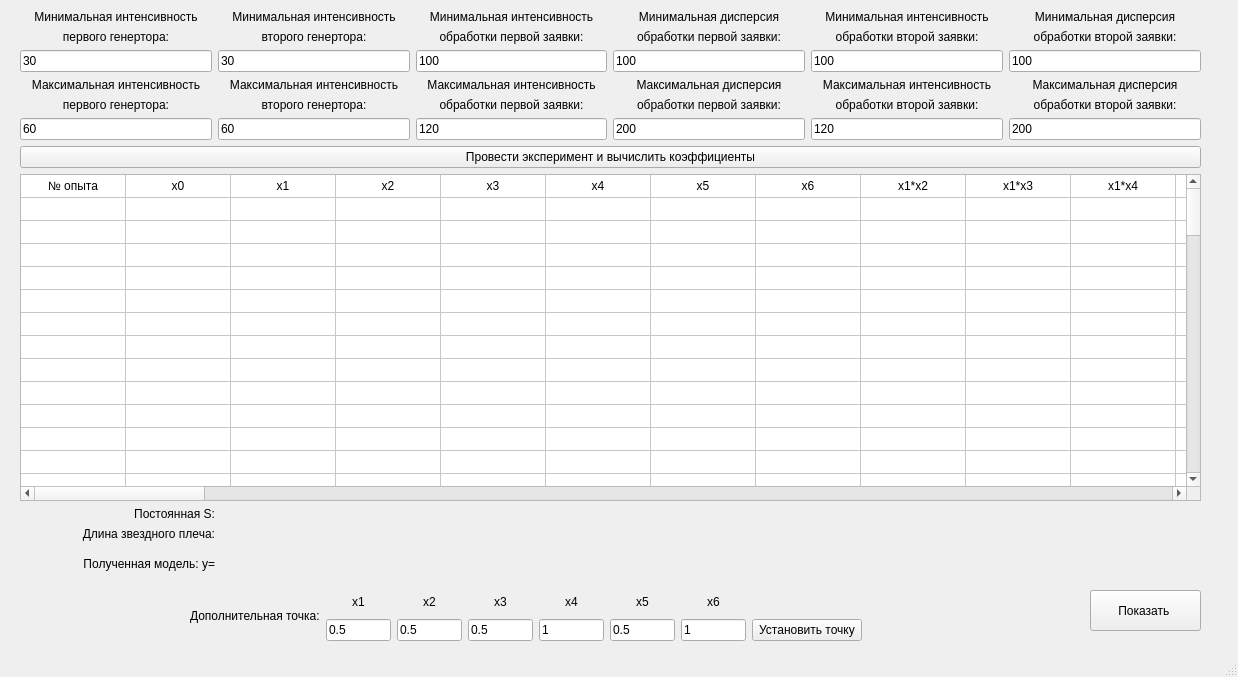
<?xml version="1.0" encoding="UTF-8"?>
<ui version="4.0">
 <class>MainWindow</class>
 <widget class="QMainWindow" name="MainWindow">
  <property name="geometry">
   <rect>
    <x>0</x>
    <y>0</y>
    <width>1238</width>
    <height>677</height>
   </rect>
  </property>
  <property name="windowTitle">
   <string>Ортогональный центрально-композиционный план</string>
  </property>
  <widget class="QWidget" name="centralwidget">
   <widget class="QWidget" name="layoutWidget">
    <property name="geometry">
     <rect>
      <x>20</x>
      <y>10</y>
      <width>1181</width>
      <height>572</height>
     </rect>
    </property>
    <layout class="QGridLayout" name="gridLayout_3">
     <item row="3" column="0">
      <layout class="QGridLayout" name="gridLayout">
       <item row="1" column="1">
        <widget class="QLabel" name="label_length">
         <property name="minimumSize">
          <size>
           <width>0</width>
           <height>0</height>
          </size>
         </property>
         <property name="text">
          <string/>
         </property>
        </widget>
       </item>
       <item row="0" column="0">
        <widget class="QLabel" name="label_37">
         <property name="text">
          <string>Постоянная S:</string>
         </property>
         <property name="alignment">
          <set>Qt::AlignRight|Qt::AlignTrailing|Qt::AlignVCenter</set>
         </property>
        </widget>
       </item>
       <item row="2" column="0">
        <widget class="QLabel" name="label_4">
         <property name="maximumSize">
          <size>
           <width>16777215</width>
           <height>20</height>
          </size>
         </property>
         <property name="text">
          <string>Полученная модель: y=</string>
         </property>
         <property name="alignment">
          <set>Qt::AlignRight|Qt::AlignTrailing|Qt::AlignVCenter</set>
         </property>
        </widget>
       </item>
       <item row="1" column="0">
        <widget class="QLabel" name="label_2">
         <property name="maximumSize">
          <size>
           <width>195</width>
           <height>20</height>
          </size>
         </property>
         <property name="text">
          <string>Длина звездного плеча:</string>
         </property>
         <property name="alignment">
          <set>Qt::AlignRight|Qt::AlignTrailing|Qt::AlignVCenter</set>
         </property>
        </widget>
       </item>
       <item row="0" column="1">
        <widget class="QLabel" name="label_a">
         <property name="text">
          <string/>
         </property>
        </widget>
       </item>
       <item row="2" column="1">
        <layout class="QHBoxLayout" name="horizontalLayout_3">
         <item>
          <widget class="QLabel" name="label_y">
           <property name="minimumSize">
            <size>
             <width>0</width>
             <height>35</height>
            </size>
           </property>
           <property name="text">
            <string/>
           </property>
          </widget>
         </item>
        </layout>
       </item>
      </layout>
     </item>
     <item row="2" column="0">
      <widget class="QTableWidget" name="table_plan">
       <property name="rowCount">
        <number>79</number>
       </property>
       <property name="columnCount">
        <number>74</number>
       </property>
       <attribute name="horizontalHeaderVisible">
        <bool>false</bool>
       </attribute>
       <attribute name="horizontalHeaderDefaultSectionSize">
        <number>105</number>
       </attribute>
       <attribute name="verticalHeaderVisible">
        <bool>false</bool>
       </attribute>
       <attribute name="verticalHeaderDefaultSectionSize">
        <number>23</number>
       </attribute>
       <row/>
       <row/>
       <row/>
       <row/>
       <row/>
       <row/>
       <row/>
       <row/>
       <row/>
       <row/>
       <row/>
       <row/>
       <row/>
       <row/>
       <row/>
       <row/>
       <row/>
       <row/>
       <row/>
       <row/>
       <row/>
       <row/>
       <row/>
       <row/>
       <row/>
       <row/>
       <row/>
       <row/>
       <row/>
       <row/>
       <row/>
       <row/>
       <row/>
       <row/>
       <row/>
       <row/>
       <row/>
       <row/>
       <row/>
       <row/>
       <row/>
       <row/>
       <row/>
       <row/>
       <row/>
       <row/>
       <row/>
       <row/>
       <row/>
       <row/>
       <row/>
       <row/>
       <row/>
       <row/>
       <row/>
       <row/>
       <row/>
       <row/>
       <row/>
       <row/>
       <row/>
       <row/>
       <row/>
       <row/>
       <row/>
       <row/>
       <row/>
       <row/>
       <row/>
       <row/>
       <row/>
       <row/>
       <row/>
       <row/>
       <row/>
       <row/>
       <row/>
       <row/>
       <row/>
       <column/>
       <column/>
       <column/>
       <column/>
       <column/>
       <column/>
       <column/>
       <column/>
       <column/>
       <column/>
       <column/>
       <column/>
       <column/>
       <column/>
       <column/>
       <column/>
       <column/>
       <column/>
       <column/>
       <column/>
       <column/>
       <column/>
       <column/>
       <column/>
       <column/>
       <column/>
       <column/>
       <column/>
       <column/>
       <column/>
       <column/>
       <column/>
       <column/>
       <column/>
       <column/>
       <column/>
       <column/>
       <column/>
       <column/>
       <column/>
       <column/>
       <column/>
       <column/>
       <column/>
       <column/>
       <column/>
       <column/>
       <column/>
       <column/>
       <column/>
       <column/>
       <column/>
       <column/>
       <column/>
       <column/>
       <column/>
       <column/>
       <column/>
       <column/>
       <column/>
       <column/>
       <column/>
       <column/>
       <column/>
       <column/>
       <column/>
       <column/>
       <column/>
       <column/>
       <column/>
       <column/>
       <column/>
       <column/>
       <column/>
       <item row="0" column="0">
        <property name="text">
         <string>№ опыта</string>
        </property>
        <property name="textAlignment">
         <set>AlignCenter</set>
        </property>
       </item>
       <item row="0" column="1">
        <property name="text">
         <string>x0</string>
        </property>
        <property name="textAlignment">
         <set>AlignCenter</set>
        </property>
       </item>
       <item row="0" column="2">
        <property name="text">
         <string>x1</string>
        </property>
        <property name="textAlignment">
         <set>AlignCenter</set>
        </property>
       </item>
       <item row="0" column="3">
        <property name="text">
         <string>x2</string>
        </property>
        <property name="textAlignment">
         <set>AlignCenter</set>
        </property>
       </item>
       <item row="0" column="4">
        <property name="text">
         <string>x3</string>
        </property>
        <property name="textAlignment">
         <set>AlignCenter</set>
        </property>
       </item>
       <item row="0" column="5">
        <property name="text">
         <string>x4</string>
        </property>
        <property name="textAlignment">
         <set>AlignCenter</set>
        </property>
       </item>
       <item row="0" column="6">
        <property name="text">
         <string>x5</string>
        </property>
        <property name="textAlignment">
         <set>AlignCenter</set>
        </property>
       </item>
       <item row="0" column="7">
        <property name="text">
         <string>x6</string>
        </property>
        <property name="textAlignment">
         <set>AlignCenter</set>
        </property>
       </item>
       <item row="0" column="8">
        <property name="text">
         <string>x1*x2</string>
        </property>
        <property name="textAlignment">
         <set>AlignCenter</set>
        </property>
       </item>
       <item row="0" column="9">
        <property name="text">
         <string>x1*x3</string>
        </property>
        <property name="textAlignment">
         <set>AlignCenter</set>
        </property>
       </item>
       <item row="0" column="10">
        <property name="text">
         <string>x1*x4</string>
        </property>
        <property name="textAlignment">
         <set>AlignCenter</set>
        </property>
       </item>
       <item row="0" column="11">
        <property name="text">
         <string>x1*x5</string>
        </property>
        <property name="textAlignment">
         <set>AlignCenter</set>
        </property>
       </item>
       <item row="0" column="12">
        <property name="text">
         <string>x1*x6</string>
        </property>
        <property name="textAlignment">
         <set>AlignCenter</set>
        </property>
       </item>
       <item row="0" column="13">
        <property name="text">
         <string>x2*x3</string>
        </property>
        <property name="textAlignment">
         <set>AlignCenter</set>
        </property>
       </item>
       <item row="0" column="14">
        <property name="text">
         <string>x2*x4</string>
        </property>
       </item>
       <item row="0" column="15">
        <property name="text">
         <string>x2*x5</string>
        </property>
       </item>
       <item row="0" column="16">
        <property name="text">
         <string>x2*x6</string>
        </property>
       </item>
       <item row="0" column="17">
        <property name="text">
         <string>x3*x4</string>
        </property>
       </item>
       <item row="0" column="18">
        <property name="text">
         <string>x3*x5</string>
        </property>
       </item>
       <item row="0" column="19">
        <property name="text">
         <string>x3*x6</string>
        </property>
       </item>
       <item row="0" column="20">
        <property name="text">
         <string>x4*x5</string>
        </property>
       </item>
       <item row="0" column="21">
        <property name="text">
         <string>x4*x6</string>
        </property>
       </item>
       <item row="0" column="22">
        <property name="text">
         <string>x5*x6</string>
        </property>
       </item>
       <item row="0" column="23">
        <property name="text">
         <string>x1*x2*x3</string>
        </property>
       </item>
       <item row="0" column="24">
        <property name="text">
         <string>x1*x2*x4</string>
        </property>
       </item>
       <item row="0" column="25">
        <property name="text">
         <string>x1*x2*x5</string>
        </property>
       </item>
       <item row="0" column="26">
        <property name="text">
         <string>x1*x2*x6</string>
        </property>
       </item>
       <item row="0" column="27">
        <property name="text">
         <string>x1*x3*x4</string>
        </property>
       </item>
       <item row="0" column="28">
        <property name="text">
         <string>x1*x3*x5</string>
        </property>
       </item>
       <item row="0" column="29">
        <property name="text">
         <string>x1*x3*x6</string>
        </property>
       </item>
       <item row="0" column="30">
        <property name="text">
         <string>x1*x4*x5</string>
        </property>
       </item>
       <item row="0" column="31">
        <property name="text">
         <string>x1*x4*x6</string>
        </property>
       </item>
       <item row="0" column="32">
        <property name="text">
         <string>x1*x5*x6</string>
        </property>
       </item>
       <item row="0" column="33">
        <property name="text">
         <string>x2*x3*x4</string>
        </property>
       </item>
       <item row="0" column="34">
        <property name="text">
         <string>x2*x3*x5</string>
        </property>
       </item>
       <item row="0" column="35">
        <property name="text">
         <string>x2*x3*x6</string>
        </property>
       </item>
       <item row="0" column="36">
        <property name="text">
         <string>x2*x4*x5</string>
        </property>
       </item>
       <item row="0" column="37">
        <property name="text">
         <string>x2*x4*x6</string>
        </property>
       </item>
       <item row="0" column="38">
        <property name="text">
         <string>x2*x5*x6</string>
        </property>
       </item>
       <item row="0" column="39">
        <property name="text">
         <string>x3*x4*x5</string>
        </property>
       </item>
       <item row="0" column="40">
        <property name="text">
         <string>x3*x4*x6</string>
        </property>
       </item>
       <item row="0" column="41">
        <property name="text">
         <string>x3*x5*x6</string>
        </property>
       </item>
       <item row="0" column="42">
        <property name="text">
         <string>x4*x5*x6</string>
        </property>
       </item>
       <item row="0" column="43">
        <property name="text">
         <string>x1*x2*x3*x4</string>
        </property>
       </item>
       <item row="0" column="44">
        <property name="text">
         <string>x1*x2*x3*x5</string>
        </property>
       </item>
       <item row="0" column="45">
        <property name="text">
         <string>x1*x2*x3*x6</string>
        </property>
       </item>
       <item row="0" column="46">
        <property name="text">
         <string>x1*x2*x4*x5</string>
        </property>
       </item>
       <item row="0" column="47">
        <property name="text">
         <string>x1*x2*x4*x6</string>
        </property>
       </item>
       <item row="0" column="48">
        <property name="text">
         <string>x1*x2*x5*x6</string>
        </property>
       </item>
       <item row="0" column="49">
        <property name="text">
         <string>x1*x3*x4*x5</string>
        </property>
       </item>
       <item row="0" column="50">
        <property name="text">
         <string>x1*x3*x4*x6</string>
        </property>
       </item>
       <item row="0" column="51">
        <property name="text">
         <string>x1*x3*x5*x6</string>
        </property>
       </item>
       <item row="0" column="52">
        <property name="text">
         <string>x1*x4*x5*x6</string>
        </property>
       </item>
       <item row="0" column="53">
        <property name="text">
         <string>x2*x3*x4*x5</string>
        </property>
       </item>
       <item row="0" column="54">
        <property name="text">
         <string>x2*x3*x4*x6</string>
        </property>
       </item>
       <item row="0" column="55">
        <property name="text">
         <string>x2*x3*x5*x6</string>
        </property>
       </item>
       <item row="0" column="56">
        <property name="text">
         <string>x2*x4*x5*x6</string>
        </property>
       </item>
       <item row="0" column="57">
        <property name="text">
         <string>x3*x4*x5*x6</string>
        </property>
       </item>
       <item row="0" column="58">
        <property name="text">
         <string>x1*x2*x3*x4*x5</string>
        </property>
       </item>
       <item row="0" column="59">
        <property name="text">
         <string>x1*x2*x3*x4*x6</string>
        </property>
       </item>
       <item row="0" column="60">
        <property name="text">
         <string>x1*x2*x3*x5*x6</string>
        </property>
       </item>
       <item row="0" column="61">
        <property name="text">
         <string>x1*x2*x4*x5*x6</string>
        </property>
       </item>
       <item row="0" column="62">
        <property name="text">
         <string>x1*x3*x4*x5*x6</string>
        </property>
       </item>
       <item row="0" column="63">
        <property name="text">
         <string>x2*x3*x4*x5*x6</string>
        </property>
       </item>
       <item row="0" column="64">
        <property name="text">
         <string>x1*x2*x3*x4*x5*x6</string>
        </property>
       </item>
       <item row="0" column="65">
        <property name="text">
         <string>x1^2 - a</string>
        </property>
       </item>
       <item row="0" column="66">
        <property name="text">
         <string>x2^2 - a</string>
        </property>
       </item>
       <item row="0" column="67">
        <property name="text">
         <string>x3^2 - a</string>
        </property>
       </item>
       <item row="0" column="68">
        <property name="text">
         <string>x4^2 - a</string>
        </property>
       </item>
       <item row="0" column="69">
        <property name="text">
         <string>x5^2 - a</string>
        </property>
       </item>
       <item row="0" column="70">
        <property name="text">
         <string>x6^2 - a</string>
        </property>
       </item>
       <item row="0" column="71">
        <property name="text">
         <string>Y</string>
        </property>
       </item>
       <item row="0" column="72">
        <property name="text">
         <string>Yр</string>
        </property>
       </item>
       <item row="0" column="73">
        <property name="text">
         <string>|Y-Yр|</string>
        </property>
       </item>
       <item row="1" column="0">
        <property name="text">
         <string/>
        </property>
        <property name="textAlignment">
         <set>AlignCenter</set>
        </property>
       </item>
       <item row="2" column="0">
        <property name="text">
         <string/>
        </property>
       </item>
       <item row="3" column="0">
        <property name="text">
         <string/>
        </property>
       </item>
       <item row="4" column="0">
        <property name="text">
         <string/>
        </property>
       </item>
       <item row="5" column="0">
        <property name="text">
         <string/>
        </property>
       </item>
       <item row="6" column="0">
        <property name="text">
         <string/>
        </property>
       </item>
       <item row="7" column="0">
        <property name="text">
         <string/>
        </property>
       </item>
      </widget>
     </item>
     <item row="0" column="0">
      <layout class="QGridLayout" name="gridLayout_2">
       <item row="0" column="3">
        <layout class="QVBoxLayout" name="verticalLayout_3">
         <item>
          <widget class="QLabel" name="label_7">
           <property name="text">
            <string>Минимальная дисперсия</string>
           </property>
           <property name="alignment">
            <set>Qt::AlignCenter</set>
           </property>
          </widget>
         </item>
         <item>
          <widget class="QLabel" name="label_8">
           <property name="text">
            <string>обработки первой заявки:</string>
           </property>
           <property name="alignment">
            <set>Qt::AlignCenter</set>
           </property>
          </widget>
         </item>
         <item>
          <widget class="QLineEdit" name="entry_proc1_dev_min">
           <property name="text">
            <string>100</string>
           </property>
          </widget>
         </item>
        </layout>
       </item>
       <item row="0" column="0">
        <layout class="QVBoxLayout" name="verticalLayout">
         <item>
          <widget class="QLabel" name="label">
           <property name="text">
            <string>Минимальная интенсивность</string>
           </property>
           <property name="alignment">
            <set>Qt::AlignCenter</set>
           </property>
          </widget>
         </item>
         <item>
          <widget class="QLabel" name="label_3">
           <property name="text">
            <string>первого генертора:</string>
           </property>
           <property name="alignment">
            <set>Qt::AlignCenter</set>
           </property>
          </widget>
         </item>
         <item>
          <widget class="QLineEdit" name="entry_gen1_int_min">
           <property name="text">
            <string>30</string>
           </property>
          </widget>
         </item>
        </layout>
       </item>
       <item row="1" column="1">
        <layout class="QVBoxLayout" name="verticalLayout_13">
         <item>
          <widget class="QLabel" name="label_34">
           <property name="text">
            <string>Максимальная интенсивность</string>
           </property>
           <property name="alignment">
            <set>Qt::AlignCenter</set>
           </property>
          </widget>
         </item>
         <item>
          <widget class="QLabel" name="label_35">
           <property name="text">
            <string>второго генертора:</string>
           </property>
           <property name="alignment">
            <set>Qt::AlignCenter</set>
           </property>
          </widget>
         </item>
         <item>
          <widget class="QLineEdit" name="entry_gen2_int_max">
           <property name="text">
            <string>60</string>
           </property>
          </widget>
         </item>
        </layout>
       </item>
       <item row="1" column="3">
        <layout class="QVBoxLayout" name="verticalLayout_6">
         <item>
          <widget class="QLabel" name="label_13">
           <property name="text">
            <string>Максимальная дисперсия</string>
           </property>
           <property name="alignment">
            <set>Qt::AlignCenter</set>
           </property>
          </widget>
         </item>
         <item>
          <widget class="QLabel" name="label_14">
           <property name="text">
            <string>обработки первой заявки:</string>
           </property>
           <property name="alignment">
            <set>Qt::AlignCenter</set>
           </property>
          </widget>
         </item>
         <item>
          <widget class="QLineEdit" name="entry_proc1_dev_max">
           <property name="text">
            <string>200</string>
           </property>
          </widget>
         </item>
        </layout>
       </item>
       <item row="0" column="2">
        <layout class="QVBoxLayout" name="verticalLayout_2">
         <item>
          <widget class="QLabel" name="label_5">
           <property name="text">
            <string>Минимальная интенсивность</string>
           </property>
           <property name="alignment">
            <set>Qt::AlignCenter</set>
           </property>
          </widget>
         </item>
         <item>
          <widget class="QLabel" name="label_6">
           <property name="text">
            <string>обработки первой заявки:</string>
           </property>
           <property name="alignment">
            <set>Qt::AlignCenter</set>
           </property>
          </widget>
         </item>
         <item>
          <widget class="QLineEdit" name="entry_proc1_int_min">
           <property name="text">
            <string>100</string>
           </property>
          </widget>
         </item>
        </layout>
       </item>
       <item row="0" column="1">
        <layout class="QVBoxLayout" name="verticalLayout_12">
         <item>
          <widget class="QLabel" name="label_32">
           <property name="text">
            <string>Минимальная интенсивность</string>
           </property>
           <property name="alignment">
            <set>Qt::AlignCenter</set>
           </property>
          </widget>
         </item>
         <item>
          <widget class="QLabel" name="label_33">
           <property name="text">
            <string>второго генертора:</string>
           </property>
           <property name="alignment">
            <set>Qt::AlignCenter</set>
           </property>
          </widget>
         </item>
         <item>
          <widget class="QLineEdit" name="entry_gen2_int_min">
           <property name="text">
            <string>30</string>
           </property>
          </widget>
         </item>
        </layout>
       </item>
       <item row="1" column="4">
        <layout class="QVBoxLayout" name="verticalLayout_20">
         <item>
          <widget class="QLabel" name="label_29">
           <property name="text">
            <string>Максимальная интенсивность</string>
           </property>
           <property name="alignment">
            <set>Qt::AlignCenter</set>
           </property>
          </widget>
         </item>
         <item>
          <widget class="QLabel" name="label_38">
           <property name="text">
            <string>обработки второй заявки:</string>
           </property>
           <property name="alignment">
            <set>Qt::AlignCenter</set>
           </property>
          </widget>
         </item>
         <item>
          <widget class="QLineEdit" name="entry_proc2_int_max">
           <property name="text">
            <string>120</string>
           </property>
          </widget>
         </item>
        </layout>
       </item>
       <item row="1" column="0">
        <layout class="QVBoxLayout" name="verticalLayout_4">
         <item>
          <widget class="QLabel" name="label_9">
           <property name="text">
            <string>Максимальная интенсивность</string>
           </property>
           <property name="alignment">
            <set>Qt::AlignCenter</set>
           </property>
          </widget>
         </item>
         <item>
          <widget class="QLabel" name="label_10">
           <property name="text">
            <string>первого генертора:</string>
           </property>
           <property name="alignment">
            <set>Qt::AlignCenter</set>
           </property>
          </widget>
         </item>
         <item>
          <widget class="QLineEdit" name="entry_gen1_int_max">
           <property name="text">
            <string>60</string>
           </property>
          </widget>
         </item>
        </layout>
       </item>
       <item row="1" column="2">
        <layout class="QVBoxLayout" name="verticalLayout_5">
         <item>
          <widget class="QLabel" name="label_11">
           <property name="text">
            <string>Максимальная интенсивность</string>
           </property>
           <property name="alignment">
            <set>Qt::AlignCenter</set>
           </property>
          </widget>
         </item>
         <item>
          <widget class="QLabel" name="label_12">
           <property name="text">
            <string>обработки первой заявки:</string>
           </property>
           <property name="alignment">
            <set>Qt::AlignCenter</set>
           </property>
          </widget>
         </item>
         <item>
          <widget class="QLineEdit" name="entry_proc1_int_max">
           <property name="text">
            <string>120</string>
           </property>
          </widget>
         </item>
        </layout>
       </item>
       <item row="0" column="4">
        <layout class="QVBoxLayout" name="verticalLayout_19">
         <item>
          <widget class="QLabel" name="label_27">
           <property name="text">
            <string>Минимальная интенсивность</string>
           </property>
           <property name="alignment">
            <set>Qt::AlignCenter</set>
           </property>
          </widget>
         </item>
         <item>
          <widget class="QLabel" name="label_28">
           <property name="text">
            <string>обработки второй заявки:</string>
           </property>
           <property name="alignment">
            <set>Qt::AlignCenter</set>
           </property>
          </widget>
         </item>
         <item>
          <widget class="QLineEdit" name="entry_proc2_int_min">
           <property name="text">
            <string>100</string>
           </property>
          </widget>
         </item>
        </layout>
       </item>
       <item row="0" column="5">
        <layout class="QVBoxLayout" name="verticalLayout_21">
         <item>
          <widget class="QLabel" name="label_39">
           <property name="text">
            <string>Минимальная дисперсия</string>
           </property>
           <property name="alignment">
            <set>Qt::AlignCenter</set>
           </property>
          </widget>
         </item>
         <item>
          <widget class="QLabel" name="label_40">
           <property name="text">
            <string>обработки второй заявки:</string>
           </property>
           <property name="alignment">
            <set>Qt::AlignCenter</set>
           </property>
          </widget>
         </item>
         <item>
          <widget class="QLineEdit" name="entry_proc2_dev_min">
           <property name="text">
            <string>100</string>
           </property>
          </widget>
         </item>
        </layout>
       </item>
       <item row="1" column="5">
        <layout class="QVBoxLayout" name="verticalLayout_22">
         <item>
          <widget class="QLabel" name="label_41">
           <property name="text">
            <string>Максимальная дисперсия</string>
           </property>
           <property name="alignment">
            <set>Qt::AlignCenter</set>
           </property>
          </widget>
         </item>
         <item>
          <widget class="QLabel" name="label_42">
           <property name="text">
            <string>обработки второй заявки:</string>
           </property>
           <property name="alignment">
            <set>Qt::AlignCenter</set>
           </property>
          </widget>
         </item>
         <item>
          <widget class="QLineEdit" name="entry_proc2_dev_max">
           <property name="text">
            <string>200</string>
           </property>
          </widget>
         </item>
        </layout>
       </item>
      </layout>
     </item>
     <item row="1" column="0">
      <widget class="QPushButton" name="btn_do_plan">
       <property name="text">
        <string>Провести эксперимент и вычислить коэффициенты</string>
       </property>
      </widget>
     </item>
    </layout>
   </widget>
   <widget class="QWidget" name="layoutWidget">
    <property name="geometry">
     <rect>
      <x>190</x>
      <y>590</y>
      <width>672</width>
      <height>51</height>
     </rect>
    </property>
    <layout class="QHBoxLayout" name="horizontalLayout_2">
     <item>
      <widget class="QLabel" name="label_15">
       <property name="text">
        <string>Дополнительная точка:</string>
       </property>
      </widget>
     </item>
     <item>
      <layout class="QHBoxLayout" name="horizontalLayout">
       <item>
        <layout class="QVBoxLayout" name="verticalLayout_11">
         <item>
          <widget class="QLabel" name="label_24">
           <property name="text">
            <string>x1</string>
           </property>
           <property name="alignment">
            <set>Qt::AlignCenter</set>
           </property>
          </widget>
         </item>
         <item>
          <widget class="QLineEdit" name="entry_x1">
           <property name="maximumSize">
            <size>
             <width>65</width>
             <height>16777215</height>
            </size>
           </property>
           <property name="text">
            <string>0.5</string>
           </property>
          </widget>
         </item>
        </layout>
       </item>
       <item>
        <layout class="QVBoxLayout" name="verticalLayout_10">
         <item>
          <widget class="QLabel" name="label_25">
           <property name="text">
            <string>x2</string>
           </property>
           <property name="alignment">
            <set>Qt::AlignCenter</set>
           </property>
          </widget>
         </item>
         <item>
          <widget class="QLineEdit" name="entry_x2">
           <property name="maximumSize">
            <size>
             <width>65</width>
             <height>16777215</height>
            </size>
           </property>
           <property name="text">
            <string>0.5</string>
           </property>
          </widget>
         </item>
        </layout>
       </item>
       <item>
        <layout class="QVBoxLayout" name="verticalLayout_9">
         <item>
          <widget class="QLabel" name="label_26">
           <property name="text">
            <string>x3</string>
           </property>
           <property name="alignment">
            <set>Qt::AlignCenter</set>
           </property>
          </widget>
         </item>
         <item>
          <widget class="QLineEdit" name="entry_x3">
           <property name="maximumSize">
            <size>
             <width>65</width>
             <height>16777215</height>
            </size>
           </property>
           <property name="text">
            <string>0.5</string>
           </property>
          </widget>
         </item>
        </layout>
       </item>
       <item>
        <layout class="QVBoxLayout" name="verticalLayout_8">
         <item>
          <widget class="QLabel" name="label_30">
           <property name="text">
            <string>x4</string>
           </property>
           <property name="alignment">
            <set>Qt::AlignCenter</set>
           </property>
          </widget>
         </item>
         <item>
          <widget class="QLineEdit" name="entry_x4">
           <property name="maximumSize">
            <size>
             <width>65</width>
             <height>16777215</height>
            </size>
           </property>
           <property name="text">
            <string>1</string>
           </property>
          </widget>
         </item>
        </layout>
       </item>
       <item>
        <layout class="QVBoxLayout" name="verticalLayout_14">
         <item>
          <widget class="QLabel" name="label_31">
           <property name="text">
            <string>x5</string>
           </property>
           <property name="alignment">
            <set>Qt::AlignCenter</set>
           </property>
          </widget>
         </item>
         <item>
          <widget class="QLineEdit" name="entry_x5">
           <property name="maximumSize">
            <size>
             <width>65</width>
             <height>16777215</height>
            </size>
           </property>
           <property name="text">
            <string>0.5</string>
           </property>
          </widget>
         </item>
        </layout>
       </item>
       <item>
        <layout class="QVBoxLayout" name="verticalLayout_15">
         <item>
          <widget class="QLabel" name="label_36">
           <property name="text">
            <string>x6</string>
           </property>
           <property name="alignment">
            <set>Qt::AlignCenter</set>
           </property>
          </widget>
         </item>
         <item>
          <widget class="QLineEdit" name="entry_x6">
           <property name="maximumSize">
            <size>
             <width>65</width>
             <height>16777215</height>
            </size>
           </property>
           <property name="text">
            <string>1</string>
           </property>
          </widget>
         </item>
        </layout>
       </item>
      </layout>
     </item>
     <item>
      <layout class="QVBoxLayout" name="verticalLayout_7">
       <item>
        <spacer name="verticalSpacer">
         <property name="orientation">
          <enum>Qt::Vertical</enum>
         </property>
         <property name="sizeHint" stdset="0">
          <size>
           <width>20</width>
           <height>40</height>
          </size>
         </property>
        </spacer>
       </item>
       <item>
        <widget class="QPushButton" name="btn_set">
         <property name="text">
          <string>Установить точку</string>
         </property>
        </widget>
       </item>
      </layout>
     </item>
    </layout>
   </widget>
   <widget class="QPushButton" name="btn_full">
    <property name="geometry">
     <rect>
      <x>1090</x>
      <y>590</y>
      <width>111</width>
      <height>41</height>
     </rect>
    </property>
    <property name="maximumSize">
     <size>
      <width>120</width>
      <height>16777215</height>
     </size>
    </property>
    <property name="text">
     <string>Показать </string>
    </property>
   </widget>
  </widget>
  <widget class="QStatusBar" name="statusbar"/>
 </widget>
 <resources/>
 <connections/>
</ui>
